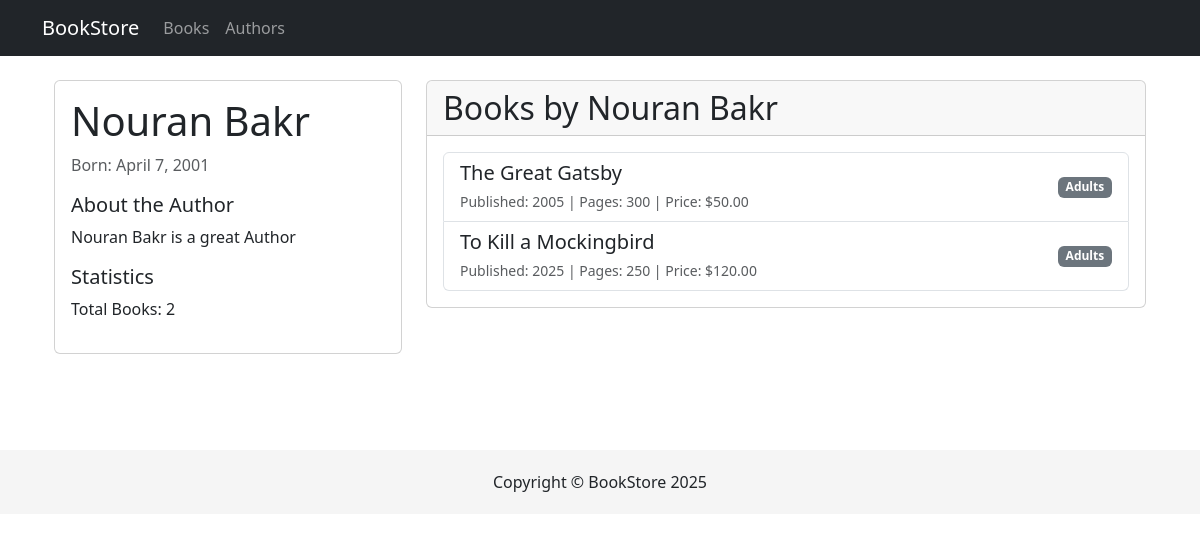
The app's page /authors/1/ with its own data.
### bookstore/models.py (models this page shows, shortened)
class Author(models.Model):
    name = models.CharField(max_length=100, unique=True)
    bio = models.TextField(blank=True, null=True)
    birth_date = models.DateField(blank=True, null=True)
    @property
    def book_count(self):
        return self.books.count()

class Book(models.Model):
    title = models.CharField(max_length=200)
    author = models.ForeignKey(
        Author,
        on_delete=models.CASCADE,
        related_name='books',  # This enables author.books.all()
    )
    description = models.TextField(
        blank=True,
        null=True,
        help_text="Detailed description of the book"
    )
    published_date = models.DateField(null=True, blank=True)
    added_to_website = models.DateField(null=True, blank=True)
    isbn = models.CharField(max_length=13, unique=True, blank=True, null=True)
    page_count = models.IntegerField(null=True, blank=True)
    language = models.CharField(max_length=20, default='English')
    cover_image = models.ImageField(
        null=True,
        blank=True,
        help_text="Upload book cover image"
    )
    AGE_GROUP_CHOICES = [
        ('under_8', 'Under 8'),
        ('8_15', '8-15'),
        ('adults', 'Adults'),
    ]
    price = models.DecimalField(max_digits=6, decimal_places=2, default=0.00)
    age_group = models.CharField(
        max_length=10,
        choices=AGE_GROUP_CHOICES,
        default='adults'
    )
    def get_absolute_url(self):
        return reverse('book_detail', kwargs={'pk': self.pk})

### bookstore/views.py (the view)
# urls.py: path('authors/<int:pk>/', views.author_detail, name='author_detail'),
def author_detail(request, pk):
    author = get_object_or_404(Author, pk=pk)
    books = author.books.all()
    return render(request, 'bookstore/author_detail.html', {
        'author': author,
        'books': books
    })

### bookstore/templates/bookstore/author_detail.html
{% extends 'base.html' %}
{% block content %}
<div class="container py-4">
    <div class="row">
        <div class="col-md-4 mb-4">
            <div class="card">
                <div class="card-body">
                    <h1 class="card-title">{{ author.name }}</h1>
                    {% if author.birth_date %}
                    <p class="text-muted">
                        Born: {{ author.birth_date|date:"F j, Y" }}
                    </p>
                    {% endif %}
                    {% if author.bio %}
                    <div class="mt-3">
                        <h5>About the Author</h5>
                        <p>{{ author.bio }}</p>
                    </div>
                    {% endif %}
                    <div class="mt-3">
                        <h5>Statistics</h5>
                        <p>Total Books: {{ author.book_count }}</p>
                    </div>
                </div>
            </div>
        </div>
        <div class="col-md-8">
            <div class="card">
                <div class="card-header">
                    <h2 class="mb-0">Books by {{ author.name }}</h2>
                </div>
                <div class="card-body">
                    {% if books %}
                    <div class="list-group">
                        {% for book in books %}
                        <a href="{{ book.get_absolute_url }}" class="list-group-item list-group-item-action">
                            <div class="d-flex justify-content-between align-items-center">
                                <div>
                                    <h5 class="mb-1">{{ book.title }}</h5>
                                    <small class="text-muted">
                                        Published: {{ book.published_date|date:"Y" }} |
                                        Pages: {{ book.page_count }} |
                                        Price: ${{ book.price }}
                                    </small>
                                </div>
                                <span class="badge
                                    {% if book.age_group == 'under_8' %}bg-primary
                                    {% elif book.age_group == '8_15' %}bg-info
                                    {% else %}bg-secondary
                                    {% endif %}">
                                    {{ book.get_age_group_display }}
                                </span>
                            </div>
                        </a>
                        {% endfor %}
                    </div>
                    {% else %}
                    <div class="alert alert-info">
                        No books found for this author.
                    </div>
                    {% endif %}
                </div>
            </div>
        </div>
    </div>
</div>
{% endblock %}

### templates/base.html (style rules this page uses)
body { padding-top: 56px; }

### records on screen
Author: name "Nouran Bakr", birth_date "April 7, 2001", bio "Nouran Bakr is a great Author", book_count "2"
Book: title "The Great Gatsby", published_date "2005", page_count "300", price "50.00", age_group "Adults"
Book: title "To Kill a Mockingbird", published_date "2025", page_count "250", price "120.00", age_group "Adults"
